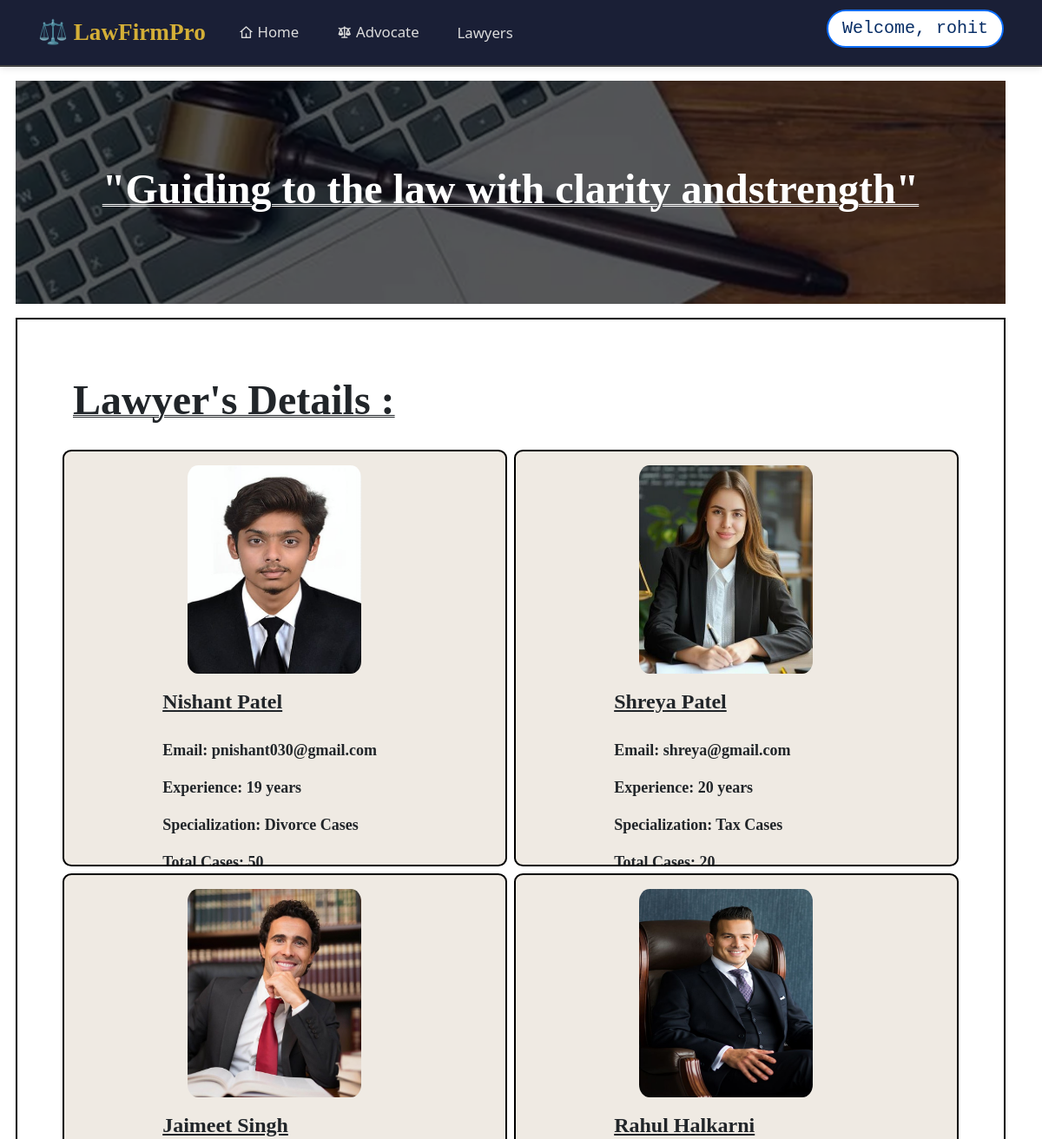
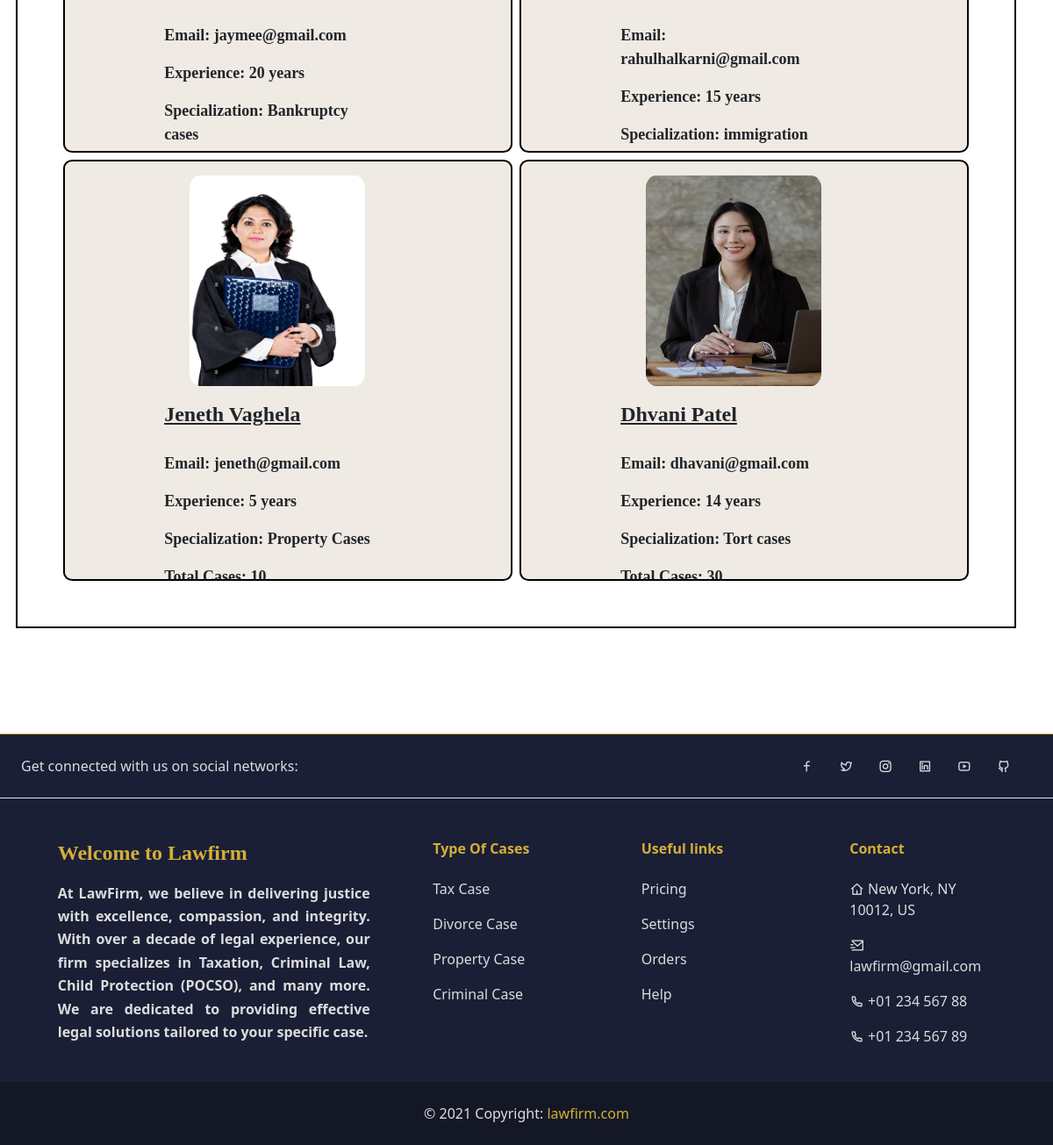
Screenshot of /lawyers/ (signed in) with the database file from the repository (2 pictures, top to bottom).
### lawfirmapp/models.py (models this page shows)
class Lawyerdetails(models.Model):
    name = models.CharField(max_length=100)
    email = models.EmailField()
    yearofexperience = models.IntegerField()
    specialization = models.CharField(max_length=100)
    totalcases = models.IntegerField()
    description = models.CharField(max_length=300)
    image = models.ImageField(upload_to='lawyerimg/',blank=True,null=True)

### lawfirmapp/views.py (the view)
# urls.py: path('lawyers/', views.lawyers, name='lawyers'),
@login_required(login_url='login')
def lawyers(request):
    lawyers = Lawyerdetails.objects.all()
    return render(request, "lawyers.html", {'lawyers': lawyers})

### registrationapp/templates/lawyers.html (shortened to what this page needs)
{% include 'base1.html' %}
{%block content%}
    <div class="container mt-3">
        <div class="jumbotron">
            <div class="row">
                <div class="row p-5 bg-success-subtle "
                    style="background-image:radial-gradient(circle at 50% 50%, rgba(0, 0, 0, 0.650), rgba(0, 0, 0, 0.650)),  url(../static/images/background.webp); background-size: cover;background-position: center;">
                    <h1 class=" p-5 " style="  color: white;text-align: center;font-size: xxx-large;font-family: 'remixicon';font-weight: 800;text-decoration-line: underline;
    text-decoration-style: double;text-decoration-thickness: from-font;  ">"Guiding to the law with clarity
                        andstrength"</h1>
                </div>
                <div class="row p-5 mt-3" style="border: 2px solid black">
                    <h1 class=" p-3" style="text-align:left;font-size: xxx-large;font-family: 'remixicon';font-weight: 800;text-decoration-line: underline;
    text-decoration-style: double;text-decoration-thickness: from-font;  ">Lawyer's Details :</h1>
                    {% for lawyer in lawyers %}
                    <div class="col-md-6 px-0">
                        <div class="card card-body m-1 "
                            style="border-radius: 2%;border: 2px solid black;height:60vh;overflow: hidden; background-color: rgba(236, 231, 222, 0.847);">
                            <div class="row">
                                <div class="row d-flex justify-content-center align-items-center gap-2">
                                    <div class="col-md-5 p-0" style="width:200px; height: 240px;overflow: hidden">
                                        {% if lawyer.image %}
                                        <img src="{{ lawyer.image.url }}" alt="no img"
                                            style="border-radius:6%;width:200px; height: 240px;background-position: center;" />
                                        {% endif %}
                                    </div>
                                    <div class="col-md-7"
                                        style="height:250px ;font-size: medium;font-weight: 600; padding: 10px 15px 0px 10px;font-family:'Times New Roman', Times, serif ">
                                        <h3
                                            style="font-size: x-large;font-weight: 600;font-family: 'remixicon';text-decoration: underline;text-transform: capitalize; padding-bottom: 20px; ">
                                            {{ lawyer.name }}</h3>
                                        <p style="font-size:large;">Email: {{ lawyer.email }}</p>
                                        <p style="font-size: large;">Experience: {{ lawyer.yearofexperience }} years
                                        </p>
                                        <p style="font-size: large;">Specialization: {{ lawyer.specialization }}</p>
                                        <p style="font-size: large;">Total Cases: {{ lawyer.totalcases }}</p>
                                    </div>
                                </div>
                            </div>
                        </div>
                    </div>
                    {% endfor %}
                </div>
            </div>
        </div>
    </div>
    {%endblock%}
    {% include 'footer.html' %}

### registrationapp/templates/base1.html (shortened to what this page needs)
<!DOCTYPE html>
<html lang="en">
<head>
    <link href="https://cdn.jsdelivr.net/npm/bootstrap@5.3.6/dist/css/bootstrap.min.css" rel="stylesheet"
>
    <link rel="stylesheet" href="https://cdnjs.cloudflare.com/ajax/libs/remixicon/4.6.0/remixicon.css"
 />
</head>
<body>
    <nav class="navbar navbar-expand-lg"
        style="background-color:#1a1f36; border-bottom: 2px solid #444; padding: 0.5rem 1rem; box-shadow: 0 2px 8px rgba(0,0,0,0.1);">
        <div class="container-fluid mx-3">
            {%if user.is_authenticated %}
            <h4 class="navbar-brand mt-2" href=""
                style="font-size: 1.7rem; font-family: Georgia, serif; font-weight: bold; color: #d4af37; ">
                ⚖️ LawFirmPro
            </h4>
             <div class="collapse navbar-collapse" id="navbarSupportedContent">
                <ul class="navbar-nav me-auto mb-2 mb-lg-0"
                    style="font-size: 1.05rem; font-family: 'Segoe UI', sans-serif; display: flex; justify-content: space-around; align-items: center; width: 30vw;">
                    <li class="nav-item">
                        <a class="nav-link active " aria-current="page" href="{% url 'home' %}"
                            style="font-weight: 500;color: #dcdcdc;">
                            <i class="ri-home-4-line"></i> Home
                        </a>
                    </li>
                    <li class="nav-item">
                        <a class="nav-link active " aria-current="page" href="{% url 'lawfirm' %}"
                            style="font-weight: 500;color: #dcdcdc;">
                            <i class="ri-scales-3-fill"></i> Advocate
                        </a>
                    </li>
                    <li class="nav-item">
                        <a class="nav-link active " aria-current="page" href="{% url 'lawyers' %}"
                            style="font-weight: 500;color: #dcdcdc;">Lawyers
                        </a></li>
                </ul>
            </div>
            <h5
                class="user border px-3 py-2 border-2 rounded-5 border-primary text-primary-emphasis bg-body font-monospace">
                Welcome, {{user.username}}</h5>
            {%endif%}
        </div>
    </nav>
</body>
</html>

### rows the page displays
Lawyerdetails: image (picture), name "Nishant Patel", email "pnishant030@gmail.com", yearofexperience "19", specialization "Divorce Cases", totalcases "50"
Lawyerdetails: image (picture), name "Shreya Patel", email "shreya@gmail.com", yearofexperience "20", specialization "Tax Cases", totalcases "20"
Lawyerdetails: image (picture), name "Jaimeet Singh", email "jaymee@gmail.com", yearofexperience "20", specialization "Bankruptcy cases"
Lawyerdetails: image (picture), name "Rahul Halkarni", email "rahulhalkarni@gmail.com", yearofexperience "15", specialization "immigration…"
Lawyerdetails: image (picture), name "Jeneth Vaghela", email "jeneth@gmail.com", yearofexperience "5", specialization "Property Cases", totalcases "10"
Lawyerdetails: image (picture), name "Dhvani Patel", email "dhavani@gmail.com", yearofexperience "14", specialization "Tort cases", totalcases "30"

### other values shown
{{ user.username }} "rohit"
